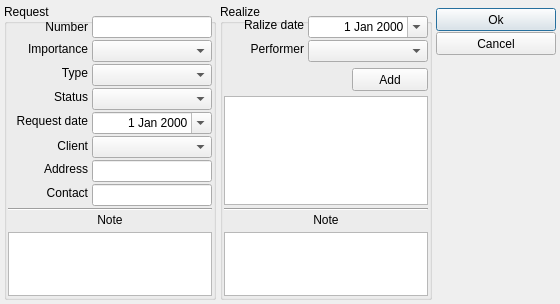
<?xml version="1.0" encoding="UTF-8"?>
<ui version="4.0">
 <class>TRequestDlg</class>
 <widget class="QDialog" name="TRequestDlg">
  <property name="geometry">
   <rect>
    <x>0</x>
    <y>0</y>
    <width>560</width>
    <height>304</height>
   </rect>
  </property>
  <property name="minimumSize">
   <size>
    <width>560</width>
    <height>304</height>
   </size>
  </property>
  <property name="maximumSize">
   <size>
    <width>560</width>
    <height>304</height>
   </size>
  </property>
  <property name="windowTitle">
   <string>Request</string>
  </property>
  <widget class="QPushButton" name="okBtn">
   <property name="geometry">
    <rect>
     <x>436</x>
     <y>8</y>
     <width>120</width>
     <height>23</height>
    </rect>
   </property>
   <property name="text">
    <string>Ok</string>
   </property>
   <property name="icon">
    <iconset resource="../res/request.qrc">
     <normaloff>:/images/ok</normaloff>:/images/ok</iconset>
   </property>
   <property name="default">
    <bool>true</bool>
   </property>
  </widget>
  <widget class="QPushButton" name="cancelBtn">
   <property name="geometry">
    <rect>
     <x>436</x>
     <y>32</y>
     <width>120</width>
     <height>23</height>
    </rect>
   </property>
   <property name="text">
    <string>Cancel</string>
   </property>
   <property name="icon">
    <iconset resource="../res/request.qrc">
     <normaloff>:/images/cancel</normaloff>:/images/cancel</iconset>
   </property>
  </widget>
  <widget class="QGroupBox" name="requestGroup">
   <property name="geometry">
    <rect>
     <x>4</x>
     <y>4</y>
     <width>212</width>
     <height>296</height>
    </rect>
   </property>
   <property name="title">
    <string>Request</string>
   </property>
   <widget class="QLabel" name="label_2">
    <property name="geometry">
     <rect>
      <x>4</x>
      <y>16</y>
      <width>80</width>
      <height>14</height>
     </rect>
    </property>
    <property name="frameShape">
     <enum>QFrame::NoFrame</enum>
    </property>
    <property name="text">
     <string>Number</string>
    </property>
    <property name="alignment">
     <set>Qt::AlignRight|Qt::AlignTrailing|Qt::AlignVCenter</set>
    </property>
   </widget>
   <widget class="QLabel" name="label_3">
    <property name="geometry">
     <rect>
      <x>4</x>
      <y>38</y>
      <width>80</width>
      <height>14</height>
     </rect>
    </property>
    <property name="frameShape">
     <enum>QFrame::NoFrame</enum>
    </property>
    <property name="text">
     <string>Importance</string>
    </property>
    <property name="alignment">
     <set>Qt::AlignRight|Qt::AlignTrailing|Qt::AlignVCenter</set>
    </property>
   </widget>
   <widget class="QLabel" name="label_9">
    <property name="geometry">
     <rect>
      <x>4</x>
      <y>62</y>
      <width>80</width>
      <height>14</height>
     </rect>
    </property>
    <property name="frameShape">
     <enum>QFrame::NoFrame</enum>
    </property>
    <property name="text">
     <string>Type</string>
    </property>
    <property name="alignment">
     <set>Qt::AlignRight|Qt::AlignTrailing|Qt::AlignVCenter</set>
    </property>
   </widget>
   <widget class="QLabel" name="label_8">
    <property name="geometry">
     <rect>
      <x>4</x>
      <y>86</y>
      <width>80</width>
      <height>14</height>
     </rect>
    </property>
    <property name="frameShape">
     <enum>QFrame::NoFrame</enum>
    </property>
    <property name="text">
     <string>Status</string>
    </property>
    <property name="alignment">
     <set>Qt::AlignRight|Qt::AlignTrailing|Qt::AlignVCenter</set>
    </property>
   </widget>
   <widget class="QLabel" name="label_4">
    <property name="geometry">
     <rect>
      <x>4</x>
      <y>110</y>
      <width>80</width>
      <height>14</height>
     </rect>
    </property>
    <property name="frameShape">
     <enum>QFrame::NoFrame</enum>
    </property>
    <property name="text">
     <string>Request date</string>
    </property>
    <property name="alignment">
     <set>Qt::AlignRight|Qt::AlignTrailing|Qt::AlignVCenter</set>
    </property>
   </widget>
   <widget class="QLabel" name="label_10">
    <property name="geometry">
     <rect>
      <x>4</x>
      <y>208</y>
      <width>204</width>
      <height>16</height>
     </rect>
    </property>
    <property name="frameShape">
     <enum>QFrame::NoFrame</enum>
    </property>
    <property name="text">
     <string>Note</string>
    </property>
    <property name="alignment">
     <set>Qt::AlignCenter</set>
    </property>
   </widget>
   <widget class="QLabel" name="label_6">
    <property name="geometry">
     <rect>
      <x>4</x>
      <y>134</y>
      <width>80</width>
      <height>16</height>
     </rect>
    </property>
    <property name="frameShape">
     <enum>QFrame::NoFrame</enum>
    </property>
    <property name="text">
     <string>Client</string>
    </property>
    <property name="alignment">
     <set>Qt::AlignRight|Qt::AlignTrailing|Qt::AlignVCenter</set>
    </property>
   </widget>
   <widget class="Line" name="line">
    <property name="geometry">
     <rect>
      <x>4</x>
      <y>204</y>
      <width>204</width>
      <height>3</height>
     </rect>
    </property>
    <property name="orientation">
     <enum>Qt::Horizontal</enum>
    </property>
   </widget>
   <widget class="QLineEdit" name="numberEdit">
    <property name="geometry">
     <rect>
      <x>88</x>
      <y>12</y>
      <width>120</width>
      <height>22</height>
     </rect>
    </property>
    <property name="alignment">
     <set>Qt::AlignRight|Qt::AlignTrailing|Qt::AlignVCenter</set>
    </property>
   </widget>
   <widget class="QComboBox" name="importanceCombo">
    <property name="geometry">
     <rect>
      <x>88</x>
      <y>36</y>
      <width>120</width>
      <height>22</height>
     </rect>
    </property>
   </widget>
   <widget class="QComboBox" name="typeCombo">
    <property name="geometry">
     <rect>
      <x>88</x>
      <y>60</y>
      <width>120</width>
      <height>22</height>
     </rect>
    </property>
   </widget>
   <widget class="QComboBox" name="statusCombo">
    <property name="geometry">
     <rect>
      <x>88</x>
      <y>84</y>
      <width>120</width>
      <height>22</height>
     </rect>
    </property>
   </widget>
   <widget class="QComboBox" name="clientCombo">
    <property name="geometry">
     <rect>
      <x>88</x>
      <y>132</y>
      <width>120</width>
      <height>22</height>
     </rect>
    </property>
   </widget>
   <widget class="QDateEdit" name="requestDateEdit">
    <property name="geometry">
     <rect>
      <x>88</x>
      <y>108</y>
      <width>120</width>
      <height>22</height>
     </rect>
    </property>
    <property name="alignment">
     <set>Qt::AlignRight|Qt::AlignTrailing|Qt::AlignVCenter</set>
    </property>
    <property name="calendarPopup">
     <bool>true</bool>
    </property>
   </widget>
   <widget class="QPlainTextEdit" name="requestNoteEdit">
    <property name="geometry">
     <rect>
      <x>4</x>
      <y>228</y>
      <width>204</width>
      <height>64</height>
     </rect>
    </property>
   </widget>
   <widget class="QLabel" name="label_7">
    <property name="geometry">
     <rect>
      <x>4</x>
      <y>158</y>
      <width>80</width>
      <height>14</height>
     </rect>
    </property>
    <property name="frameShape">
     <enum>QFrame::NoFrame</enum>
    </property>
    <property name="text">
     <string>Address</string>
    </property>
    <property name="alignment">
     <set>Qt::AlignRight|Qt::AlignTrailing|Qt::AlignVCenter</set>
    </property>
   </widget>
   <widget class="QLineEdit" name="addressEdit">
    <property name="geometry">
     <rect>
      <x>88</x>
      <y>156</y>
      <width>120</width>
      <height>22</height>
     </rect>
    </property>
    <property name="alignment">
     <set>Qt::AlignLeading|Qt::AlignLeft|Qt::AlignVCenter</set>
    </property>
   </widget>
   <widget class="QLineEdit" name="contactEdit">
    <property name="geometry">
     <rect>
      <x>88</x>
      <y>180</y>
      <width>120</width>
      <height>22</height>
     </rect>
    </property>
    <property name="alignment">
     <set>Qt::AlignLeading|Qt::AlignLeft|Qt::AlignVCenter</set>
    </property>
   </widget>
   <widget class="QLabel" name="label_12">
    <property name="geometry">
     <rect>
      <x>4</x>
      <y>182</y>
      <width>80</width>
      <height>14</height>
     </rect>
    </property>
    <property name="frameShape">
     <enum>QFrame::NoFrame</enum>
    </property>
    <property name="text">
     <string>Contact</string>
    </property>
    <property name="alignment">
     <set>Qt::AlignRight|Qt::AlignTrailing|Qt::AlignVCenter</set>
    </property>
   </widget>
  </widget>
  <widget class="QGroupBox" name="realizeGroup">
   <property name="geometry">
    <rect>
     <x>220</x>
     <y>4</y>
     <width>212</width>
     <height>296</height>
    </rect>
   </property>
   <property name="title">
    <string>Realize</string>
   </property>
   <widget class="QPlainTextEdit" name="realizeNoteEdit">
    <property name="geometry">
     <rect>
      <x>4</x>
      <y>228</y>
      <width>204</width>
      <height>64</height>
     </rect>
    </property>
   </widget>
   <widget class="QDateEdit" name="realizeDateEdit">
    <property name="geometry">
     <rect>
      <x>88</x>
      <y>12</y>
      <width>120</width>
      <height>22</height>
     </rect>
    </property>
    <property name="alignment">
     <set>Qt::AlignRight|Qt::AlignTrailing|Qt::AlignVCenter</set>
    </property>
    <property name="calendarPopup">
     <bool>true</bool>
    </property>
   </widget>
   <widget class="QLabel" name="label_5">
    <property name="geometry">
     <rect>
      <x>4</x>
      <y>14</y>
      <width>80</width>
      <height>14</height>
     </rect>
    </property>
    <property name="frameShape">
     <enum>QFrame::NoFrame</enum>
    </property>
    <property name="text">
     <string>Ralize date</string>
    </property>
    <property name="alignment">
     <set>Qt::AlignRight|Qt::AlignTrailing|Qt::AlignVCenter</set>
    </property>
   </widget>
   <widget class="QComboBox" name="performerCombo">
    <property name="geometry">
     <rect>
      <x>88</x>
      <y>36</y>
      <width>120</width>
      <height>22</height>
     </rect>
    </property>
   </widget>
   <widget class="QLabel" name="performerLbl">
    <property name="geometry">
     <rect>
      <x>4</x>
      <y>38</y>
      <width>80</width>
      <height>14</height>
     </rect>
    </property>
    <property name="frameShape">
     <enum>QFrame::NoFrame</enum>
    </property>
    <property name="text">
     <string>Performer</string>
    </property>
    <property name="alignment">
     <set>Qt::AlignRight|Qt::AlignTrailing|Qt::AlignVCenter</set>
    </property>
   </widget>
   <widget class="QLabel" name="label_11">
    <property name="geometry">
     <rect>
      <x>4</x>
      <y>208</y>
      <width>204</width>
      <height>16</height>
     </rect>
    </property>
    <property name="frameShape">
     <enum>QFrame::NoFrame</enum>
    </property>
    <property name="text">
     <string>Note</string>
    </property>
    <property name="alignment">
     <set>Qt::AlignCenter</set>
    </property>
   </widget>
   <widget class="Line" name="line_3">
    <property name="geometry">
     <rect>
      <x>4</x>
      <y>204</y>
      <width>204</width>
      <height>3</height>
     </rect>
    </property>
    <property name="orientation">
     <enum>Qt::Horizontal</enum>
    </property>
   </widget>
   <widget class="QPlainTextEdit" name="workersEdit">
    <property name="geometry">
     <rect>
      <x>4</x>
      <y>92</y>
      <width>204</width>
      <height>109</height>
     </rect>
    </property>
   </widget>
   <widget class="QPushButton" name="addBtn">
    <property name="geometry">
     <rect>
      <x>132</x>
      <y>64</y>
      <width>76</width>
      <height>23</height>
     </rect>
    </property>
    <property name="text">
     <string>Add</string>
    </property>
   </widget>
  </widget>
 </widget>
 <tabstops>
  <tabstop>numberEdit</tabstop>
  <tabstop>importanceCombo</tabstop>
  <tabstop>typeCombo</tabstop>
  <tabstop>statusCombo</tabstop>
  <tabstop>requestDateEdit</tabstop>
  <tabstop>clientCombo</tabstop>
  <tabstop>addressEdit</tabstop>
  <tabstop>contactEdit</tabstop>
  <tabstop>requestNoteEdit</tabstop>
  <tabstop>realizeDateEdit</tabstop>
  <tabstop>performerCombo</tabstop>
  <tabstop>addBtn</tabstop>
  <tabstop>workersEdit</tabstop>
  <tabstop>realizeNoteEdit</tabstop>
  <tabstop>okBtn</tabstop>
  <tabstop>cancelBtn</tabstop>
 </tabstops>
 <resources>
  <include location="../res/request.qrc"/>
 </resources>
 <connections/>
</ui>
